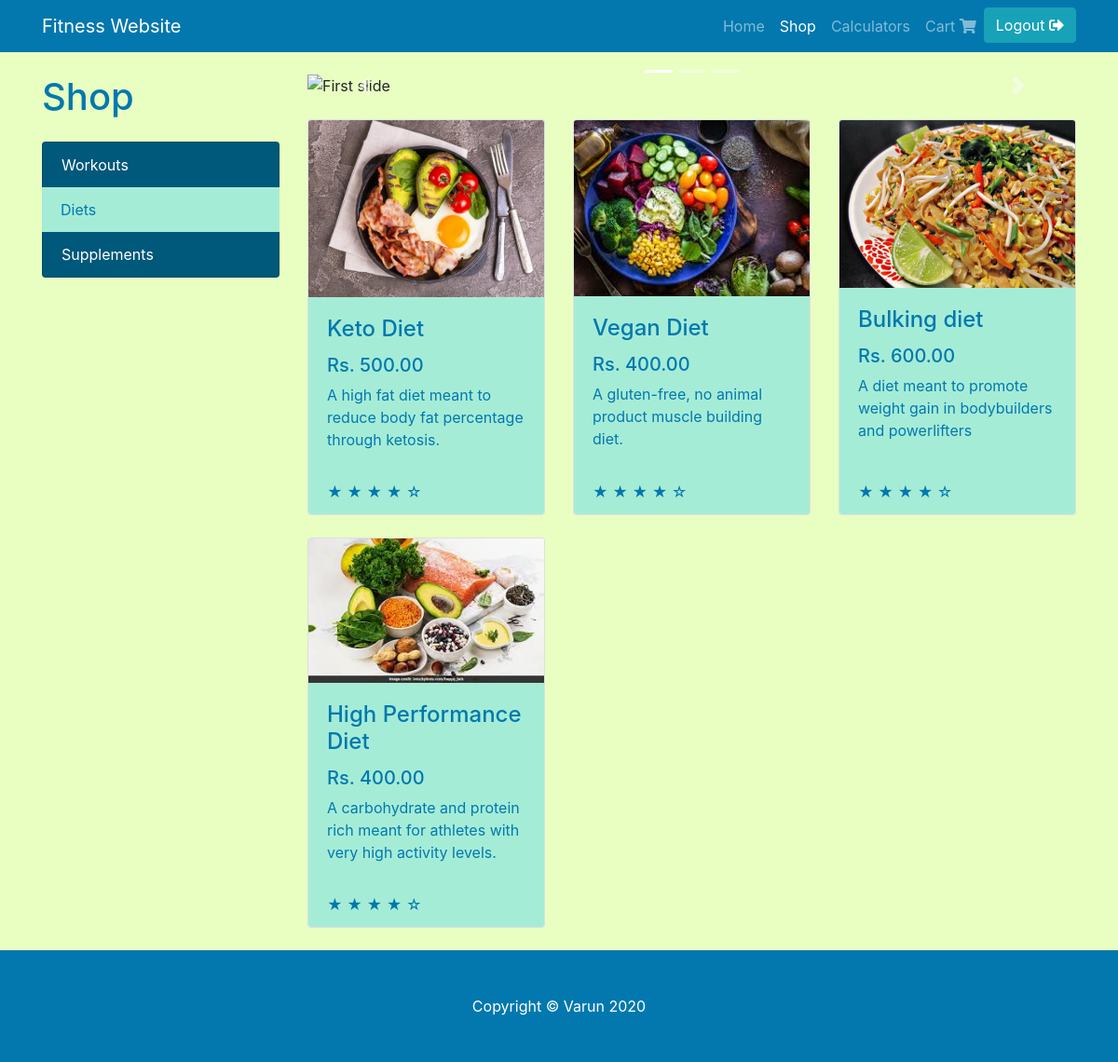
Page /shop-home-diet.php (signed in) on the committed database.
### tables this page shows
CREATE TABLE `products` (
  `pid` int(11) NOT NULL,
  `pname` varchar(25) NOT NULL,
  `price` decimal(6,2) NOT NULL,
  `path` varchar(50) NOT NULL,
  `type` varchar(10) DEFAULT NULL,
  `description` varchar(100) DEFAULT NULL
);

### shop-home-diet.php (the view, shortened to what this page needs)
<?php
  include('config.php');
  $fetchProducts = "SELECT * FROM products WHERE type='diet'";
  $result = $connection->query($fetchProducts);
  function renderProducts($row) {
    echo '<div class="col-lg-4 col-md-6 mb-4">
      <div class="card h-100">
        <a href="#"><img class="card-img-top" src="'.$row['path'].'" alt=""></a>
        <div class="card-body">
          <h4 class="card-title">
            <a href="shop-item.php?pid='.$row['pid'].'">'.$row['pname'].'</a>
          </h4>
          <h5>Rs. '.$row['price'].'</h5>
          <p class="card-text">'.$row['description'].'</p>
        </div>
        <div class="card-footer">
          <large style="color: #0278AE;">&#9733; &#9733; &#9733; &#9733; &#9734;</large>
        </div>
      </div>
    </div>';
  }
?>
<!DOCTYPE html>
<html lang="en">
<head>
  <link href="vendor/bootstrap/css/bootstrap.min.css" rel="stylesheet">
  <link rel="stylesheet" href="vendor/fontawesome/css/all.css">
  <link href="css/styles.css" rel="stylesheet">
</head>
<body>
  <nav class="navbar navbar-expand-lg navbar-dark navbar-custom fixed-top">
    <div class="container">
      <a class="navbar-brand" href="#">Fitness Website</a>
      <div class="collapse navbar-collapse" id="navbarResponsive">
        <ul class="navbar-nav ml-auto">
          <li class="nav-item">
            <a class="nav-link" href="home.php">Home</a>
          </li>
          <li class="nav-item active">
            <a class="nav-link" href="#">Shop
            </a>
          </li>
          <li class="nav-item">
            <a class="nav-link" href="calculator.php">Calculators</a>
          </li>
          <li class="nav-item">
            <a class="nav-link" href="cart.php">Cart <i class='fas fa-shopping-cart'></i></a>
          </li>
          <li class="nav-item">
            <button type="button" class="btn btn-info" data-toggle="modal" data-target="#exampleModal">Logout <i class='fas fa-sign-out-alt'></i></button>
          </li>
        </ul>
      </div>
    </div>
  </nav>
  <div class="container">
    <div class="row">
      <div class="col-lg-3">
        <h1 class="text-def my-4">Shop</h1>
        <div class="list-group">
          <a href="shop-home-workout.php" class="list-group-item">Workouts</a>
          <a href="#" class="list-group-item active">Diets</a>
          <a href="shop-home-supp.php" class="list-group-item">Supplements</a>
        </div>
      </div>
      <div class="col-lg-9">
        <div id="carouselExampleIndicators" class="carousel slide my-4" data-ride="carousel">
          <ol class="carousel-indicators">
            <li data-target="#carouselExampleIndicators" data-slide-to="0" class="active"></li>
            <li data-target="#carouselExampleIndicators" data-slide-to="1"></li>
            <li data-target="#carouselExampleIndicators" data-slide-to="2"></li>
          </ol>
          <div class="carousel-inner" role="listbox">
            <div class="carousel-item active">
              <img class="d-block img-fluid" src="assets/img/pexels-ella-olsson-1640777.jpg" alt="First slide">
            </div>
          </div>
          <a class="carousel-control-prev" href="#carouselExampleIndicators" role="button" data-slide="prev">
            <span class="carousel-control-prev-icon" aria-hidden="true"></span>
          </a>
          <a class="carousel-control-next" href="#carouselExampleIndicators" role="button" data-slide="next">
            <span class="carousel-control-next-icon" aria-hidden="true"></span>
          </a>
        </div>
        <div class="row">
        <?php
          while($row = $result->fetch_assoc()) {
            renderProducts($row);
          }
        ?>
        </div>
      </div>
    </div>
  </div>
  <footer class="py-5 navbar-custom">
    <div class="container">
      <p class="m-0 text-center text-white">Copyright &copy; Varun 2020</p>
    </div>
  </footer>
</body>
</html>

### css/styles.css (style rules this page uses)
:root { --bg-color: #E8FFC1; --nav-color: #0278AE; --btn-color: #00587A; --card-color: #A5ECD7; --nav-color-hover: #6fcffc; }
body { padding-top: 56px; background-color: var(--bg-color); }
.navbar-custom { background-color: var(--nav-color); }
.card-body { color: var(--nav-color); background-color: var(--card-color); border: none; }
.card-footer { background-color: var(--card-color); color: var(--nav-color); border: none; }
.list-group-item.active { background-color: var(--card-color); color: var(--nav-color); border: none; }
.list-group-item { color: white; background-color: var(--btn-color); }
.text-def { color: var(--nav-color); }
a { color: var(--nav-color); }

### rows in the picture
products: path (picture), pname "Keto Diet", price "500.00", description "A high fat diet meant to reduce body fat percentage through ketosis."
products: path (picture), pname "Vegan Diet", price "400.00", description "A gluten-free, no animal product muscle building diet."
products: path (picture), pname "Bulking diet", price "600.00", description "A diet meant to promote weight gain in bodybuilders and powerlifters"
products: path (picture), pname "High Performance Diet", price "400.00", description "A carbohydrate and protein rich meant for athletes with very high activity levels."
